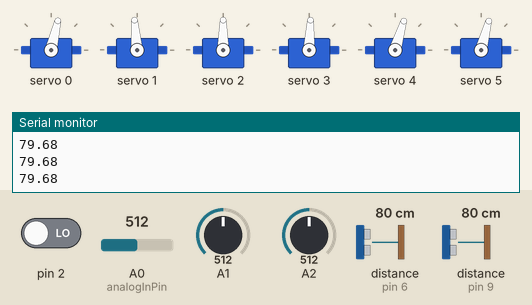
Simulated run of this sketch. Board: Arduino Uno, built with avr-gcc and run on an emulated ATmega328P. On the bench: 6 × servo, the last lines printed to the serial monitor. Wiring (inferred from the names in the program): 2 × ultrasonic range finder: trigger pin 5, echo pin 6 / trigger pin 10, echo pin 9. The test bench sets the inputs (shaded band); at power-on: distance to the obstacle (sensors on pin 6, pin 9) 80 cm, A0 (analogInPin) = 512, A1 = 512, A2 = 512, pin 2 LOW. The echo pulse lasts 58.3 µs per cm.

Above: at 1.2 s.
1.3 s: distance to the obstacle (sensor on pin 6) set to 12 cm
2.8 s: distance to the obstacle (sensor on pin 6) set to 9 cm
At 3.1 s:
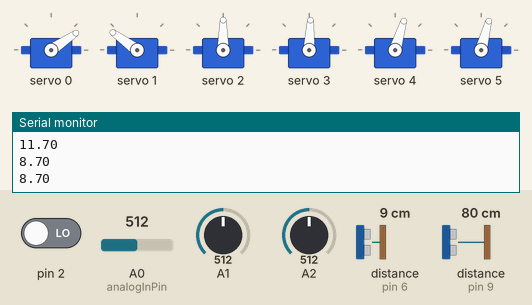
5.8 s: distance to the obstacle (sensor on pin 9) set to 2 cm
At 6.3 s:
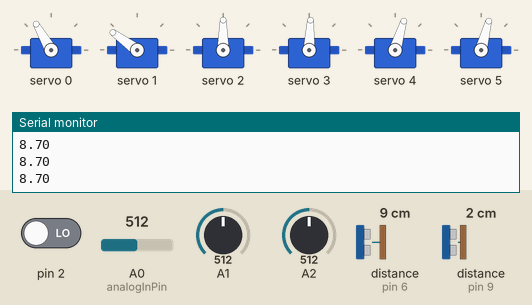
8.8 s: A0 (analogInPin) set to 716
11.8 s: A1 set to 716
At 12.9 s:
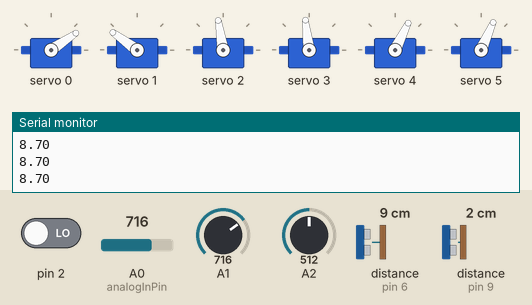
14.8 s: A2 set to 716
At 15.3 s:
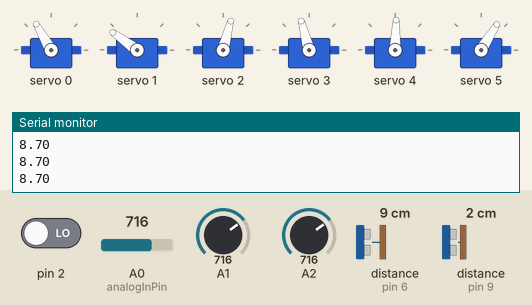
Timing chart, 0 to 18.8 s (numbered marks = the images above; inputs shaded):
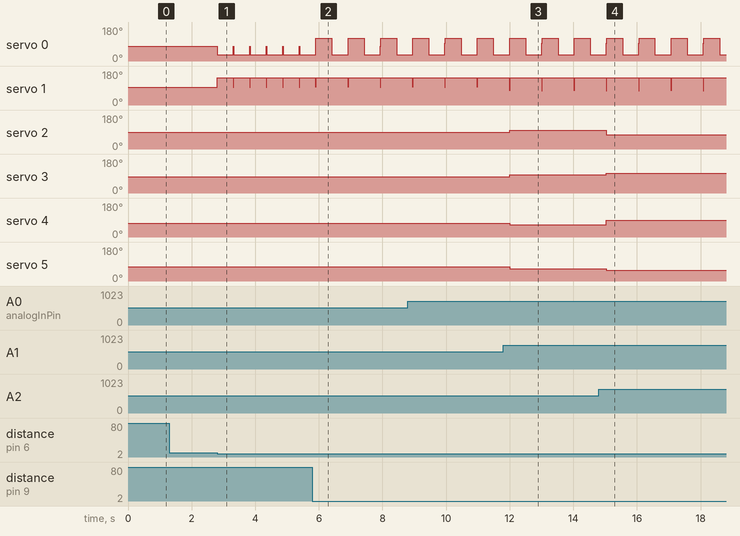

Measured:
- the behaviour switches between 11 and 10 cm on distance to the obstacle (sensor on pin 6) (found by bisection; images 0 and 1)
- after the input at 2.8 s, servo 0: alternates 77° for 0.01 s and 34° for 0.51 s, starting at once; servo 1: alternates 144° for 0.51 s and 95° for 0.01 s, starting at once
- after the input at 5.8 s, servo 1: alternates 144° for 1.0 s and 95° for 0.01 s, starting after 1.1 s
- after the input at 11.8 s, servo 2: 90° → 99° after 0.19 s; servo 3: 87° → 97° after 0.19 s; servo 4: 73° → 64° after 0.19 s; servo 5: 75° → 66° after 0.19 s
- after the input at 14.8 s, servo 2: 99° → 75° after 0.24 s; servo 3: 97° → 105° after 0.24 s; servo 4: 64° → 88° after 0.24 s; servo 5: 66° → 58° after 0.24 s

The sketch:

eyeballs_custom01.ino
```cpp
//  Nilheim Mechatronics Simplified Eye Mechanism Code
//  Make sure you have the Adafruit servo driver library installed >>>>> https://github.com/adafruit/Adafruit-PWM-Servo-Driver-Library
//  X-axis joystick pin: A1
//  Y-axis joystick pin: A0
//  Trim potentiometer pin: A2
//  Button pin: 2

// John Cantalupo
// This program has been modied to take ultrasonc sensor input  and do some basic automatic
// Move ments based on that.


#include <Wire.h>
#include <Adafruit_PWMServoDriver.h>

Adafruit_PWMServoDriver pwm = Adafruit_PWMServoDriver();

#define SERVOMIN 140  // this is the 'minimum' pulse length count (out of 4096)
#define SERVOMAX 520  // this is the 'maximum' pulse length count (out of 4096)

// our servo # counter
uint8_t servonum = 0;

int xval;
int yval;

int lexpulse;
int rexpulse;

int oldlex;
int oldley;

int leypulse;
int reypulse;

int uplidpulse;
int lolidpulse;
int altuplidpulse;
int altlolidpulse;

int trimval;

const int analogInPin = A0;
int sensorValue = 0;
int outputValue = 0;
int switchval = 0;

// ultrasonic sensors
const int trigPin = 10;
const int echoPin = 9;
float duration, distance;

const int trigPin2 = 5;
const int echoPin2 = 6;
float duration2, distance2;


void setup() {
  Serial.begin(9600);
  Serial.println("8 channel Servo test!");
  pinMode(analogInPin, INPUT);
  pinMode(2, INPUT);

  pwm.begin();

  pwm.setPWMFreq(60);  // Analog servos run at ~60 Hz updates

  pinMode(trigPin, OUTPUT);
  pinMode(echoPin, INPUT);
  pinMode(trigPin2, OUTPUT);
  pinMode(echoPin2, INPUT);

  delay(10);
}

// you can use this function if you'd like to set the pulse length in seconds
// e.g. setServoPulse(0, 0.001) is a ~1 millisecond pulse width. its not precise!
void setServoPulse(uint8_t n, double pulse) {
  double pulselength;

  pulselength = 1000000;  // 1,000,000 us per second
  pulselength /= 60;      // 60 Hz
  Serial.print(pulselength);
  Serial.println(" us per period");
  pulselength /= 4096;  // 12 bits of resolution
  Serial.print(pulselength);
  Serial.println(" us per bit");
  pulse *= 1000000;  // convert to us
  pulse /= pulselength;
  Serial.println(pulse);
}

void loop() {

  // Check ultrasonic sensors
  digitalWrite(trigPin, LOW);
  delayMicroseconds(2);
  digitalWrite(trigPin, HIGH);
  delayMicroseconds(10);
  digitalWrite(trigPin, LOW);
  duration = pulseIn(echoPin, HIGH);
  distance = (duration*.0343)/2;
  //Serial.print("Distance: ");
  //Serial.println(distance);
  digitalWrite(trigPin2, LOW);
  delayMicroseconds(2);
  digitalWrite(trigPin2, HIGH);
  delayMicroseconds(10);
  digitalWrite(trigPin2, LOW);
  duration2 = pulseIn(echoPin2, HIGH);
  distance2 = (duration2*.0343)/2;
  Serial.println(distance2);

  if (distance < 10.0) {
    //Serial.println(distance);
    lookLeft(500);
  }

    if (distance2 < 10.0) {
    Serial.println(distance2);
    lookRight(500);
  }

  // Map A0 from joystick to left-right eye position
  xval = analogRead(A0);
  lexpulse = map(xval, 0, 1023, 220, 440); // original
  //lexpulse = map(xval, 0, 1023, 195, 415);
  rexpulse = lexpulse;  // never used

  // Check blink button
  switchval = digitalRead(2);

  // Map A1 from joystick to up-down eye position
  yval = 1023 - analogRead(A1);
  leypulse = map(yval, 0, 1023, 250, 500); // original
  //leypulse = map(yval, 0, 1023, 280, 530);
  reypulse = map(yval, 0, 1023, 400, 280); // never used

  // Check pot for to set eyelid rest position
  trimval = analogRead(A2);
  trimval = map(trimval, 320, 580, -40, 40);
  uplidpulse = map(yval, 0, 1023, 400, 280);
  uplidpulse -= (trimval - 40);
  uplidpulse = constrain(uplidpulse, 280, 400);
  altuplidpulse = 680 - uplidpulse;

  lolidpulse = map(yval, 0, 1023, 410, 280);
  lolidpulse += (trimval / 2);
  lolidpulse = constrain(lolidpulse, 280, 400);
  altlolidpulse = 680 - lolidpulse;

  // Save old eye postion values solely so for output convenience
  if ( (abs(oldlex-lexpulse) > 1) || (abs(oldley-leypulse) > 1) ) {
      //Serial.print(xval); Serial.print(","); Serial.print(yval); Serial.print("   ");
      //Serial.print(lexpulse); Serial.print(","); Serial.println(leypulse);
      oldlex = lexpulse;
      oldley = leypulse;
  }
  // Set eye positon
  pwm.setPWM(0, 0, lexpulse);
  pwm.setPWM(1, 0, leypulse);

  // blink
  if (switchval == HIGH) {
    pwm.setPWM(2, 0, 400);
    pwm.setPWM(3, 0, 240);
    pwm.setPWM(4, 0, 240);
    pwm.setPWM(5, 0, 400);
  } else if (switchval == LOW) {
    pwm.setPWM(2, 0, uplidpulse);
    pwm.setPWM(3, 0, lolidpulse);
    pwm.setPWM(4, 0, altuplidpulse);
    pwm.setPWM(5, 0, altlolidpulse);
  }

  delay(5);
}

// Function to blink at a desired rate
void blink(int blinkDuration) {
    pwm.setPWM(2, 0, 400);
    pwm.setPWM(3, 0, 240);
    pwm.setPWM(4, 0, 240);
    pwm.setPWM(5, 0, 400);
    delay(blinkDuration);
    pwm.setPWM(2, 0, uplidpulse);
    pwm.setPWM(3, 0, lolidpulse);
    pwm.setPWM(4, 0, altuplidpulse);
    pwm.setPWM(5, 0, altlolidpulse);
}

// Function to
void lookLeft(int lookDuration) {
  pwm.setPWM(0, 0, 439);
  pwm.setPWM(1, 0, 499);
  delay(lookDuration);
  //pwm.setPWM(0, 0, 330);
  //pwm.setPWM(1, 0, 371);
}

void lookRight(int lookDuration) {
  pwm.setPWM(0, 0, 220);
  pwm.setPWM(1, 0, 499);
  delay(lookDuration);
  //pwm.setPWM(0, 0, 330);
  //pwm.setPWM(1, 0, 371);
}

void eyeRoll(int rollDelay) {
  pwm.setPWM(0, 0, 330); pwm.setPWM(1, 0, 499); delay(rollDelay);
  pwm.setPWM(0, 0, 439); pwm.setPWM(1, 0, 499); delay(rollDelay);
  pwm.setPWM(0, 0, 439); pwm.setPWM(1, 0, 371); delay(rollDelay);
  pwm.setPWM(0, 0, 439); pwm.setPWM(1, 0, 250); delay(rollDelay);
  pwm.setPWM(0, 0, 341); pwm.setPWM(1, 0, 250); delay(rollDelay);
  pwm.setPWM(0, 0, 221); pwm.setPWM(1, 0, 250); delay(rollDelay);
  pwm.setPWM(0, 0, 220); pwm.setPWM(1, 0, 372); delay(rollDelay);
  pwm.setPWM(0, 0, 220); pwm.setPWM(1, 0, 499); delay(rollDelay);
  //pwm.setPWM(0, 0, 330); pwm.setPWM(1, 0, 371); delay(rollDelay);
}

void home() {
  pwm.setPWM(0, 0, 330);
  pwm.setPWM(1, 0, 371);
}

void testMotion() {
  delay(3000);
  eyeRoll(80);
  eyeRoll(80);
  home();
  delay(1000);
  blink(400);
  delay(200);
  blink(400);
  delay(1000);
  lookLeft(1500);
  delay(1000);
  lookRight(1500);
  delay(1000);
  blink(100);
  delay(200);
  blink(100);
}
```
